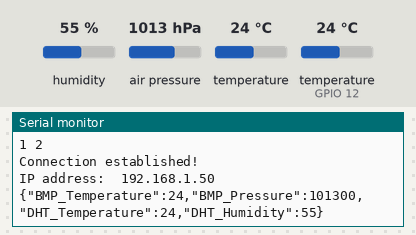
Simulated run of this sketch. Board: ESP8266 (NodeMCU). Parts: the last lines printed to the serial monitor. Inputs (shaded band) come from the test bench; at power-on: humidity 55 %, air pressure 1013 hPa, temperature 24 °C, temperature (sensor on GPIO 12) 24 °C. WiFi joins after 1.5 s; servers stay silent unless stated.

Above: at 3.2 s.
3.3 s: humidity set to 22 %
At 4.5 s:
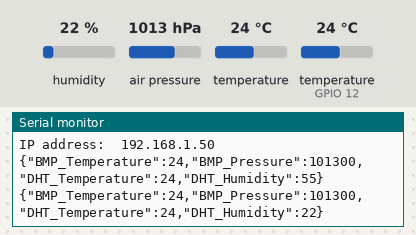
6.0 s: air pressure set to 952 hPa
At 6.7 s:
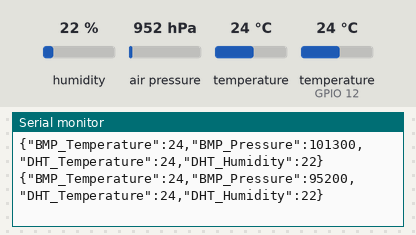
8.7 s: temperature (sensor 0) set to 12 °C
At 10.9 s:
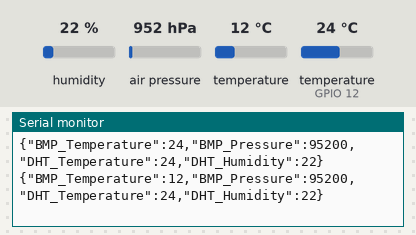
11.4 s: temperature (sensor on GPIO 12) set to 12 °C
At 13.1 s:
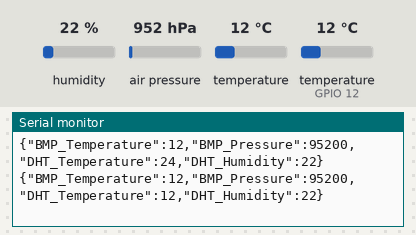
14.1 s: humidity set to 40 %
At 15.2 s:
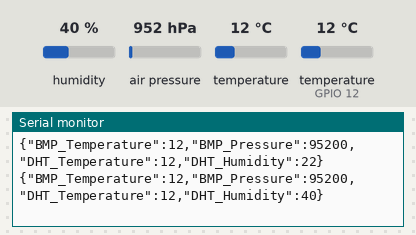
16.8 s: air pressure set to 975 hPa
At 19.5 s:
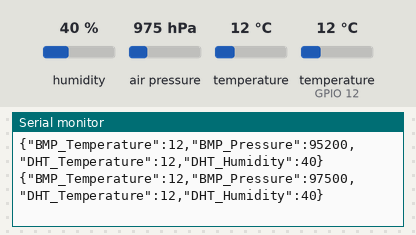
Timing chart, 0 to 20.5 s (numbered marks = the images above; inputs shaded):
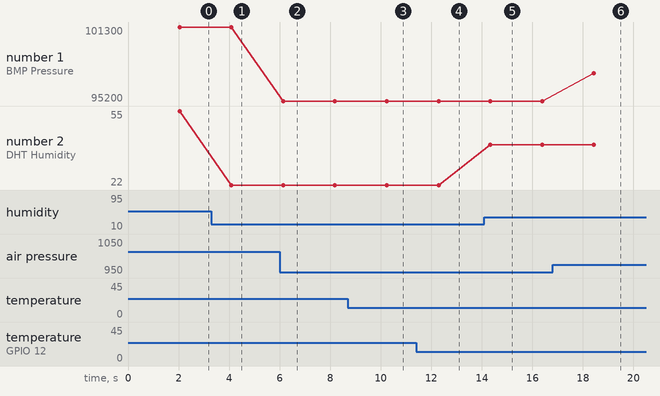

The sketch:

weatherStat_NodeMCU.ino
```cpp
#include <ESP8266WiFi.h>
#include <ArduinoJson.h>
#include <Wire.h>
#include <ESP8266WebServer.h>


#include <Adafruit_BMP085.h>
#include "DHT.h"

Adafruit_BMP085 bmp;

#define DHTPIN 12
#define DHTTYPE DHT11

DHT dht(DHTPIN, DHTTYPE);


//https://arduinojson.org/v5/doc/encoding/

const int capacity = JSON_OBJECT_SIZE(4);
StaticJsonBuffer<capacity> jb;

JsonObject& obj = jb.createObject(); //create json object

const char* ssid = "your_wifi_name";
const char* password = "your_wifi_password";


ESP8266WebServer server(80);

void setup() {


WiFi.begin(ssid, password);

  int i =0;
 while (WiFi.status() != WL_CONNECTED) { // Wait for the Wi-Fi to connect
    delay(1000);
    Serial.print(++i); Serial.print(' ');
  }

  Serial.println('\n');
  Serial.println("Connection established!");
  Serial.print("IP address:\t");
  Serial.println(WiFi.localIP());         // Send the IP address of the ESP8266 to the computer

Wire.begin(5,4);
Serial.begin(9600);
delay(10);

 if (!bmp.begin()) {

  Serial.println("Could not find a valid BMP sensor, check wiring!");


  }

  dht.begin();


server.on("/weather", HTTP_GET, handleWea);
server.begin();

}

void loop() {
  // put your main code here, to run repeatedly:

  obj["BMP_Temperature"] = bmp.readTemperature();
  obj["BMP_Pressure"] = bmp.readPressure();
  obj["DHT_Temperature"] = dht.readTemperature();
  obj["DHT_Humidity"] = dht.readHumidity();

  server.handleClient();
  obj.printTo(Serial);
  Serial.println("");

  delay(2000);
}

void handleWea(){
 String output;
 obj.printTo(output);
  server.send(200, "text/plain", output);
  }
```

Measured:
- after the input at 3.3 s, the serial monitor: prints a new line after 0.79 s (image 1)
- after the input at 6.0 s, the serial monitor: prints a new line after 0.14 s (image 2)
- after the input at 8.7 s, the serial monitor: prints a new line after 1.5 s (image 3)
- after the input at 11.4 s, the serial monitor: prints a new line after 0.89 s (image 4)
- after the input at 14.1 s, the serial monitor: prints a new line after 0.24 s (image 5)
- after the input at 16.8 s, the serial monitor: prints a new line after 1.6 s (image 6)
- plotted number 1: 101300 → 95200 after the input at 6.0 s, 95200 → 97500 after the input at 16.8 s
- plotted number 2: 55 → 22 after the input at 3.3 s, 22 → 40 after the input at 14.1 s
